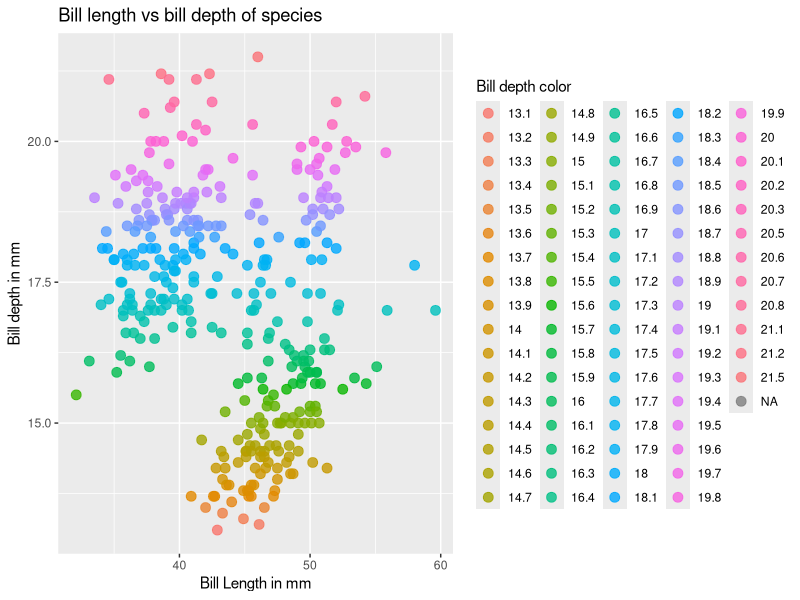

Generate this figure with R:
## ---- chunk 1
#| label: setup
#| message: false
library(tidyverse)
library(palmerpenguins)
head(penguins)
## ---- chunk 2
# Make your agreed-upon plot here, e.g.:
penguins |> ggplot(aes(x = bill_length_mm, y = bill_depth_mm, color = factor(bill_depth_mm))) + 
  geom_point(
    size = 3,
    alpha = 0.8
    
  ) +
  labs(
    title = "Bill length vs bill depth of species ",
    x = "Bill Length in mm",
    y = "Bill depth in mm",
    color = "Bill depth color"
  )
